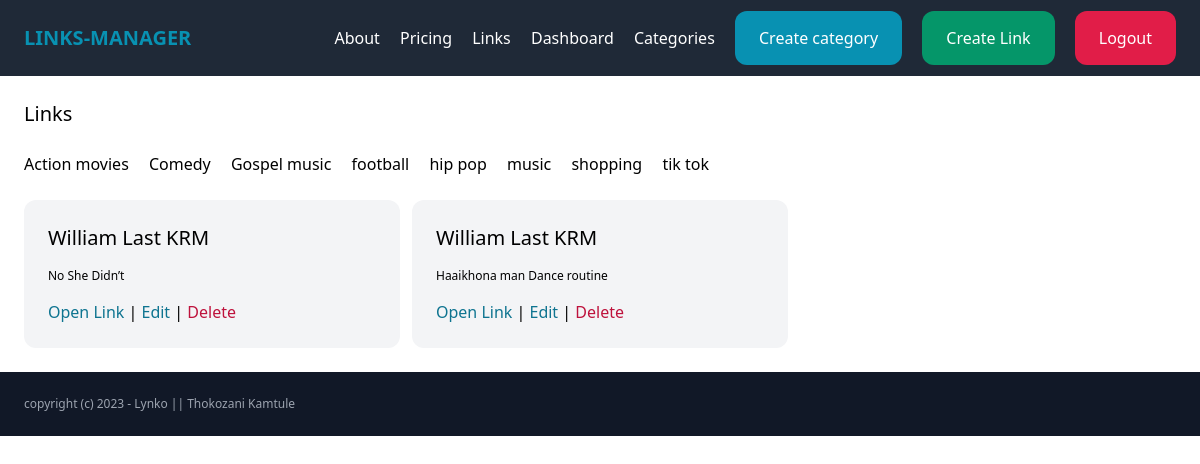
/links/?category=10 (signed in), run on the app's committed database.
### link/models.py (models this page shows, shortened)
class Category(models.Model):
    name = models.CharField(max_length=255)
    created_by = models.ForeignKey(User, related_name='categories', on_delete=models.CASCADE)
    created_at = models.DateTimeField(auto_now_add=True)
    class Meta:
        ordering = ('name',)

class Link(models.Model):
    category = models.ForeignKey(Category, related_name='links', on_delete=models.CASCADE)
    name = models.CharField(max_length=255)
    description = models.TextField(blank=True, null=True)
    url = models.CharField(max_length=255)
    created_by = models.ForeignKey(User, related_name='links', on_delete=models.CASCADE)
    created_at = models.DateTimeField(auto_now_add=True)
    class Meta:
        ordering = ('-created_at',)

### link/views.py (the view)
# urls.py: path('links/', include('link.urls')),
@login_required
def links(request):
	category = request.GET.get('category', '')
	links = Link.objects.filter(created_by=request.user)
	if category:
		links = links.filter(category_id=category)
	return render(request, 'link/links.html', {
		'links': links,
		'category': category,
		})

### link/templates/link/links.html (shortened to what this page needs)
{% extends 'core/base.html' %}
 {% block content %}
    <h1 class="mb-6 text-xl">Links  </h1>
    <div class="mb-6 space-x-4 space-y-4">
         {% for category in request.user.categories.all %}
          <a href="{% url 'links:links' %}?category={{ category.id}}">{{ category.name }} </a>
         {% endfor %}
    </div>
    <div class="grid grid-cols-3 gap-3 ">
      {% for link in links %}
          <div class="bg-gray-100 p-6 rounded-xl">
              <h2 class="mb-4 text-xl">{{link.name}} </h2>
              {% if link.description %}
                  <p class="mb-4 text-xs">{{link.description}}     </p>
               {% endif %}
              <a href="{{link.url}}" class="text-cyan-700" target="_blank">   Open Link </a>
              |
              <a href="{% url 'links:edit_link' link.id %}" class="text-cyan-700">Edit</a>
              |
              <a href="{% url 'links:delete_link' link.id %}" class="text-rose-700">Delete</a>
          </div>
        {% empty %}
          <div class="bg-rose-200 p-6 rounded-xl">You don't have any links for this filter...</div>
        </div>
         {% endfor %}
     </div>
 {% endblock %}

### data on the page
Category: name "Action movies"
Category: name "Comedy"
Category: name "Gospel music"
Category: name "football"
Category: name "hip pop"
Category: name "music"
Category: name "shopping"
Category: name "tik tok"
Link: name "William Last KRM", description "No She Didn’t"
Link: name "William Last KRM", description "Haaikhona man Dance routine"
